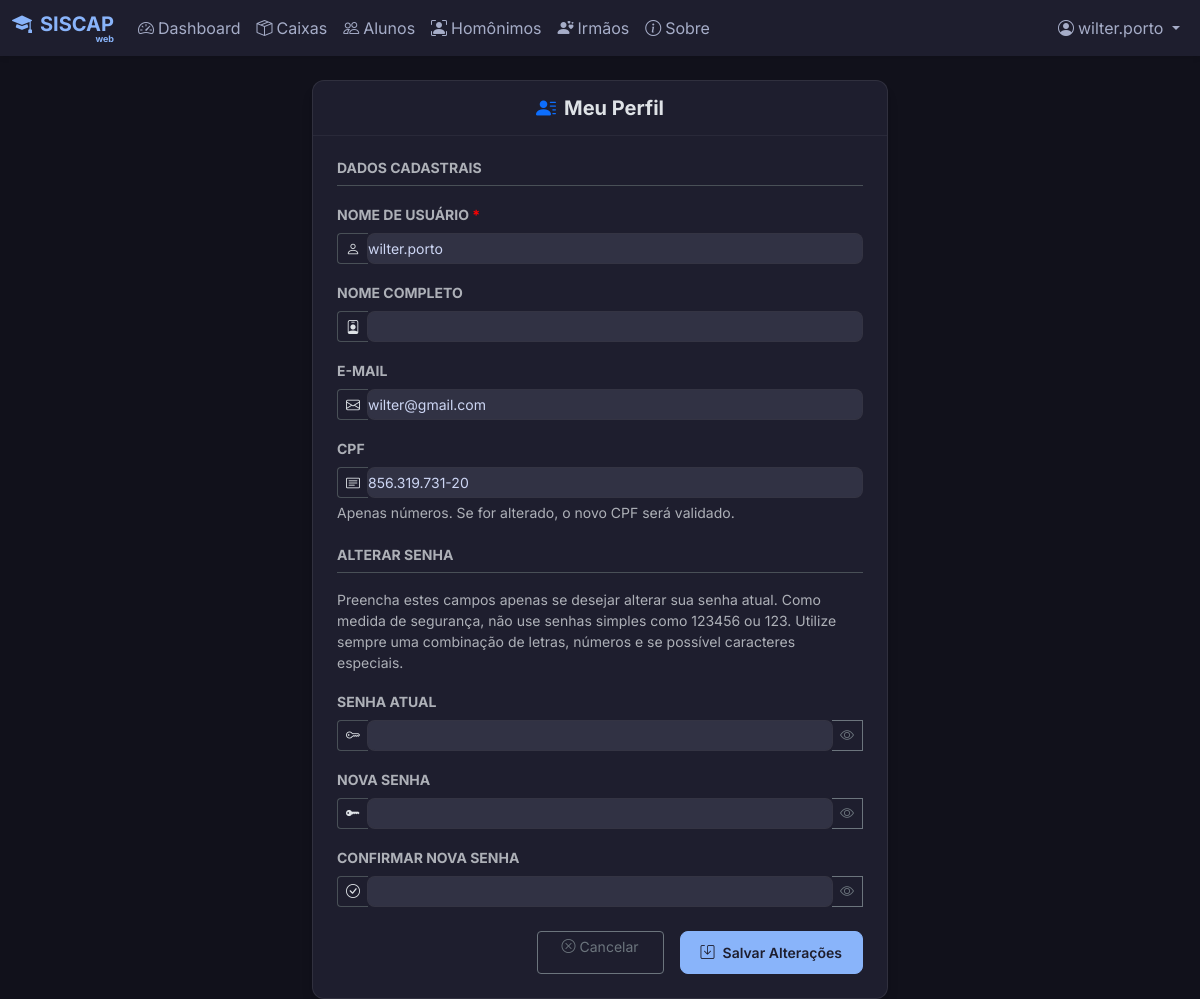
Screenshot of /meu_perfil (signed in) with the database file from the repository.
### models.py (models this page shows, shortened)
class User(UserMixin, db.Model):
    id = db.Column(db.Integer, primary_key=True)
    username = db.Column(db.String(80), unique=True, nullable=False)
    full_name = db.Column(db.String(120), nullable=True) # "Nome"
    cpf = db.Column(db.String(14), unique=True, nullable=True) # Formatted CPF 000.000.000-00
    email = db.Column(db.String(120), unique=True, nullable=True)
    password_hash = db.Column(db.String(200), nullable=False)
    role = db.Column(db.String(20), default='Usuário')
    active = db.Column(db.Boolean, default=True)

### app.py (the view, shortened to what this page needs)
@app.route('/meu_perfil', methods=['GET', 'POST'])
@login_required
def meu_perfil():
    return render_template('meu_perfil.html')

### app.py (called while the page is built)
def create_app(config_class=DevelopmentConfig):
    if os.environ.get('FLASK_ENV') == 'production':
        config_class = ProductionConfig
    app = Flask(__name__)
    app.config.from_object(config_class)
    app.config['PERMANENT_SESSION_LIFETIME'] = timedelta(minutes=10)
    db.init_app(app)
    login_manager = LoginManager()
    login_manager.login_view = 'login'
    login_manager.login_message = ''
    login_manager.login_message_category = 'info'
    login_manager.init_app(app)
    @login_manager.user_loader
    def load_user(user_id):
        return User.query.get(int(user_id))
    return app, login_manager

@app.context_processor
def inject_system_config():
    return dict(system_config=SystemConfig.query.first())

@app.before_request
def check_session_timeout():
    if current_user.is_authenticated:
        session.permanent = True
        last_activity = session.get('last_activity')
        if last_activity:
            last_activity_time = datetime.fromisoformat(last_activity)
            now = datetime.now()
            if now - last_activity_time > timedelta(minutes=10):
                logout_user()
                session.clear()
                flash('Sua sessão expirou por inatividade. Por favor, faça login novamente.', 'warning')
                return redirect(url_for('login'))
        session['last_activity'] = datetime.now().isoformat()

@app.before_request
def check_admin_access():
    admin_routes = ['/usuarios', '/configuracoes', '/importacoes', '/auditoria', '/usuarios/gerenciar']
    if request.path in admin_routes or request.path.startswith('/usuarios/'):
        if current_user.is_authenticated and current_user.role != 'Administrador':
            flash('Acesso negado. Apenas administradores podem acessar esta área.', 'error')
            return redirect(url_for('dashboard'))

### templates/meu_perfil.html (shortened to what this page needs)
{% extends 'base.html' %}
{% block content %}
<div class="row justify-content-center">
    <div class="col-md-8 col-lg-6">
        <div class="card shadow-sm border-0">
            <div class="card-header bg-transparent py-3 border-bottom-0">
                <h5 class="card-title fw-bold text-center mb-0">
                    <i class="bi bi-person-lines-fill text-primary me-2"></i>Meu Perfil
                </h5>
            </div>
            <div class="card-body p-4">
                <form action="{{ url_for('meu_perfil') }}" method="POST" class="needs-validation" novalidate>
                    <h6 class="text-muted text-uppercase small fw-bold mb-3 border-bottom pb-2">Dados Cadastrais</h6>
                    <div class="mb-3">
                        <label class="form-label text-muted small text-uppercase fw-bold">Nome de Usuário <span style="color: red;">*</span></label>
                        <div class="input-group has-validation input-group-sm">
                            <span class="input-group-text bg-transparent border-end-0"><i class="bi bi-person"></i></span>
                            <input type="text" class="form-control border-start-0 ps-0" name="username" required
                                value="{{ current_user.username }}">
                        </div>
                    </div>
                    <div class="mb-3">
                        <label class="form-label text-muted small text-uppercase fw-bold">Nome Completo</label>
                        <div class="input-group input-group-sm">
                            <span class="input-group-text bg-transparent border-end-0"><i class="bi bi-person-badge"></i></span>
                            <input type="text" class="form-control border-start-0 ps-0" name="full_name"
                                value="{{ current_user.full_name or '' }}">
                        </div>
                    </div>
                    <div class="mb-3">
                        <label class="form-label text-muted small text-uppercase fw-bold">E-mail</label>
                        <div class="input-group input-group-sm">
                            <span class="input-group-text bg-transparent border-end-0"><i class="bi bi-envelope"></i></span>
                            <input type="email" class="form-control border-start-0 ps-0" name="email"
                                value="{{ current_user.email or '' }}">
                        </div>
                    </div>
                    <div class="mb-4">
                        <label class="form-label text-muted small text-uppercase fw-bold">CPF</label>
                        <div class="input-group input-group-sm">
                            <span class="input-group-text bg-transparent border-end-0"><i class="bi bi-card-text"></i></span>
                            <input type="text" class="form-control border-start-0 ps-0" name="cpf"
                                value="{{ current_user.cpf or '' }}">
                        </div>
                        <div class="form-text text-muted">Apenas números. Se for alterado, o novo CPF será validado.</div>
                    </div>
                    <h6 class="text-muted text-uppercase small fw-bold mb-3 border-bottom pb-2 mt-4">Alterar Senha</h6>
                    <div class="form-text text-muted mb-3">
                        Preencha estes campos apenas se desejar alterar sua senha atual.
                        Como medida de segurança, não use senhas simples como 123456 ou 123. Utilize sempre uma combinação de letras, números e se possível caracteres especiais.
                    </div>
                    <div class="mb-3" id="senhaAtualDiv">
                        <label class="form-label text-muted small text-uppercase fw-bold">Senha Atual</label>
                        <div class="input-group input-group-sm">
                            <span class="input-group-text bg-transparent border-end-0"><i class="bi bi-key"></i></span>
                            <input type="password" class="form-control border-start-0 ps-0 form-senha" id="senha_atual" name="senha_atual">
                            <button class="btn btn-outline-secondary border-start-0" type="button" onclick="togglePassword('senha_atual', this)"><i class="bi bi-eye"></i></button>
                        </div>
                    </div>
                    <div class="mb-3" id="novaSenhaDiv">
                        <label class="form-label text-muted small text-uppercase fw-bold">Nova Senha</label>
                        <div class="input-group input-group-sm">
                            <span class="input-group-text bg-transparent border-end-0"><i class="bi bi-key-fill"></i></span>
                            <input type="password" class="form-control border-start-0 ps-0 form-senha" id="nova_senha" name="nova_senha">
                            <button class="btn btn-outline-secondary border-start-0" type="button" onclick="togglePassword('nova_senha', this)"><i class="bi bi-eye"></i></button>
                        </div>
                    </div>
                    <div class="mb-4" id="repeteSenhaDiv">
                        <label class="form-label text-muted small text-uppercase fw-bold">Confirmar Nova Senha</label>
                        <div class="input-group input-group-sm">
                            <span class="input-group-text bg-transparent border-end-0"><i class="bi bi-check-circle"></i></span>
                            <input type="password" class="form-control border-start-0 ps-0 form-senha" id="confirmar_senha" name="confirmar_senha">
                            <button class="btn btn-outline-secondary border-start-0" type="button" onclick="togglePassword('confirmar_senha', this)"><i class="bi bi-eye"></i></button>
                        </div>
                    </div>
                    <div class="d-grid gap-2 d-md-flex justify-content-md-end">
                        <a href="{{ url_for('dashboard') }}" class="btn btn-sm btn-outline-secondary me-md-2 px-4"><i class="bi bi-x-circle me-1"></i>Cancelar</a>
                        <button type="submit" class="btn btn-sm btn-primary px-4">
                            <i class="bi bi-save me-2"></i>Salvar Alterações
                        </button>
                    </div>
                </form>
            </div>
        </div>
    </div>
</div>
{% endblock %}

### templates/base.html (shortened to what this page needs)
<!DOCTYPE html>
<html lang="pt-BR" data-bs-theme="dark">
<head>
    <link href="https://cdn.jsdelivr.net/npm/bootstrap@5.3.2/dist/css/bootstrap.min.css" rel="stylesheet"
>
    <link rel="stylesheet" href="https://cdn.jsdelivr.net/npm/bootstrap-icons@1.11.1/font/bootstrap-icons.css">
    <link rel="stylesheet" href="{{ url_for('static', filename='css/style.css') }}">
</head>
<body>
    {% if current_user.is_authenticated %}
    <nav class="navbar navbar-expand-lg navbar-dark sticky-top mb-4">
        <div class="container-fluid">
            <a class="navbar-brand d-inline-flex flex-column align-items-end" style="line-height: 1;"
                href="{{ url_for('dashboard') }}">
                <div><i class="bi bi-mortarboard-fill me-2"></i>SISCAP</div>
                <span style="font-size: 45%;">web</span>
            </a>
            <div class="collapse navbar-collapse" id="navbarNav">
                <ul class="navbar-nav me-auto mb-2 mb-lg-0">
                    <li class="nav-item">
                        <a class="nav-link {% if request.path == '/' %}active{% endif %}"
                            href="{{ url_for('dashboard') }}">
                            <i class="bi bi-speedometer2 me-1"></i>Dashboard
                        </a>
                    </li>
                    <li class="nav-item">
                        <a class="nav-link {% if request.path == '/caixas' %}active{% endif %}"
                            href="{{ url_for('caixas') }}">
                            <i class="bi bi-box-seam me-1"></i>Caixas
                        </a>
                    </li>
                    <li class="nav-item">
                        <a class="nav-link {% if request.path.startswith('/alunos') %}active{% endif %}"
                            href="{{ url_for('alunos') }}">
                            <i class="bi bi-people me-1"></i>Alunos
                        </a>
                    </li>
                    <li class="nav-item">
                        <a class="nav-link {% if request.path == '/homonimos' %}active{% endif %}"
                            href="{{ url_for('homonimos') }}">
                            <i class="bi bi-person-bounding-box me-1"></i>Homônimos
                        </a>
                    </li>
                    <li class="nav-item">
                        <a class="nav-link {% if request.path == '/irmaos' %}active{% endif %}"
                            href="{{ url_for('irmaos') }}">
                            <i class="bi bi-person-hearts me-1"></i>Irmãos
                        </a>
                    </li>
                    <li class="nav-item">
                        <a class="nav-link {% if request.path == '/sobre' %}active{% endif %}"
                            href="{{ url_for('sobre') }}">
                            <i class="bi bi-info-circle me-1"></i>Sobre
                        </a>
                    </li>
                </ul>
                <ul class="navbar-nav">
                    <li class="nav-item dropdown">
                        <a class="nav-link dropdown-toggle" href="#" id="userDropdown" role="button"
                            data-bs-toggle="dropdown" aria-expanded="false">
                            <i class="bi bi-person-circle me-1"></i>{{ current_user.username }}
                        </a>
                    </li>
                </ul>
            </div>
        </div>
    </nav>
    {% endif %}
    <div class="container-fluid">
        <main class="main-content">
            {% block content %}{% endblock %}
        </main>
    </div>
    <div class="toast-container position-fixed top-0 end-0 p-3" style="z-index: 1055;">
    </div>
</body>
</html>

### static/css/style.css (style rules this page uses)
body { background-color: #11111b !important; color: #cdd6f4 !important; }
.nav-link { color: #a6adc8 !important; }
.card { background-color: #1e1e2e !important; border: 1px solid rgba(255, 255, 255, 0.08) !important; box-shadow: 0 10px 15px -3px rgba(0, 0, 0, 0.1), 0 4px 6px -2px rgba(0, 0, 0, 0.05) !important; border-radius: 12px !important; }
.card-header { background-color: transparent !important; border-bottom: 1px solid rgba(255, 255, 255, 0.05) !important; padding-bottom: 15px !important; padding-top: 15px !important; }
.form-control, .form-select { background-color: #313244 !important; border: 1px solid rgba(255, 255, 255, 0.1) !important; color: #cdd6f4 !important; border-radius: 8px !important; }
.btn-primary { background-color: #89b4fa !important; border-color: #89b4fa !important; color: #1e1e2e !important; font-weight: 600 !important; border-radius: 8px !important; padding: 10px 20px !important; }

### templates/base.html (style rules this page uses)
body { font-family: 'Inter', sans-serif; min-height: 100vh; background-color: #11111b; }
.navbar { background-color: #1e1e2e; box-shadow: 0 2px 5px rgba(0, 0, 0, 0.1); }
.nav-link { color: rgba(255, 255, 255, 0.7); transition: all 0.3s; }
.navbar-brand { color: #89b4fa !important; font-weight: 700; }
.card { background-color: #1e1e2e; border: 1px solid rgba(255, 255, 255, 0.05); box-shadow: 0 4px 6px rgba(0, 0, 0, 0.1); }

### rows the page displays
User: username "wilter.porto", email "wilter@gmail.com", cpf "856.319.731-20"
